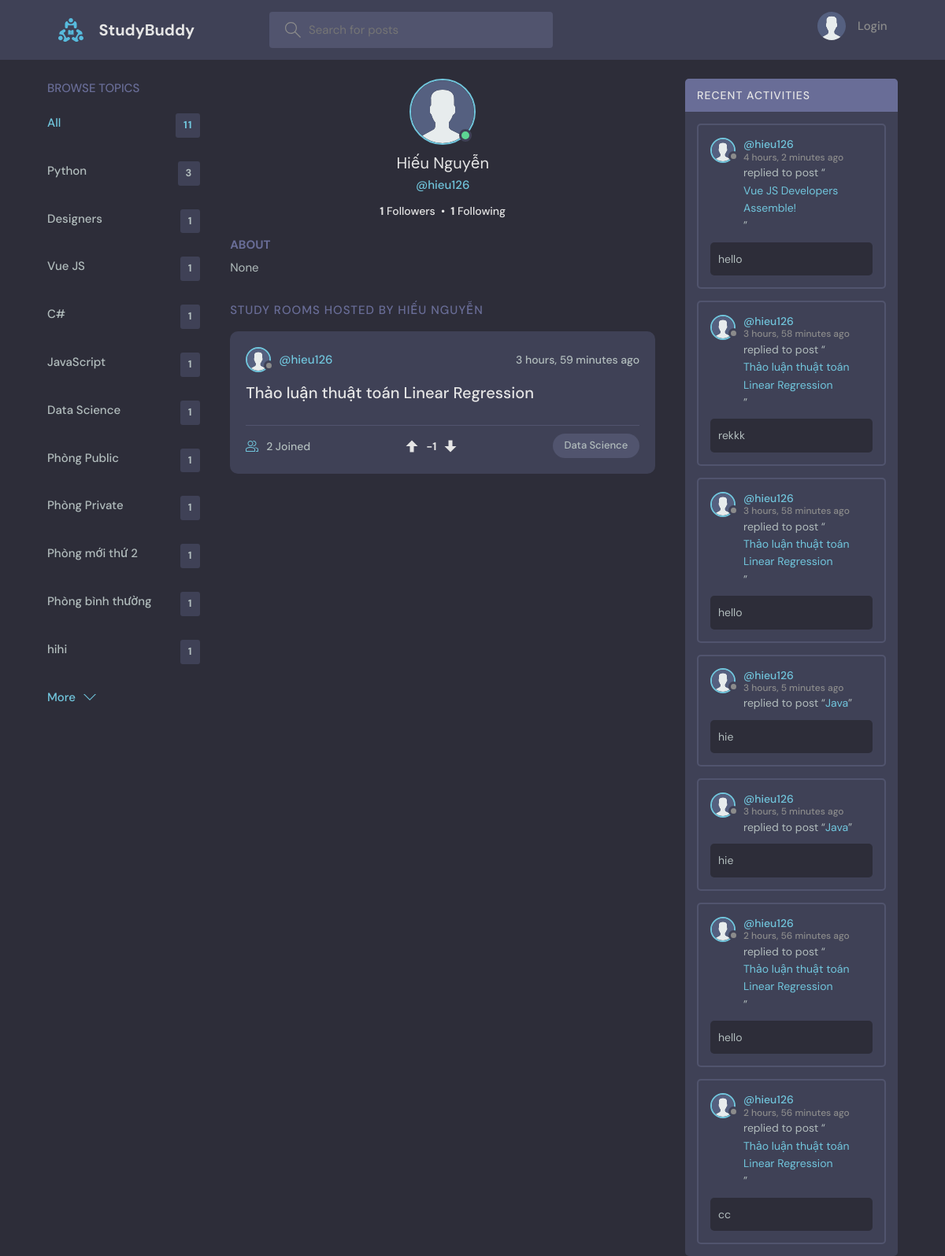
Page /profile/9/ on the committed database.
### base/models.py (models this page shows, shortened)
class Topic(models.Model):
    name = models.CharField(max_length=200)

class User(AbstractUser):
    name = models.CharField(max_length=200, null=True)
    email = models.EmailField(unique=True, null=True)
    bio = models.TextField(null=True)
    avatar = models.ImageField(null=True, default="avatar.svg")
    objects = UserManager()
    USERNAME_FIELD = 'email'
    REQUIRED_FIELDS = []
    @property
    def followers_count(self):
        return self.followers.count()
    @property
    def following_count(self):
        return self.following.count()

class Room(models.Model):
    host = models.ForeignKey(User, on_delete=models.SET_NULL, null=True)
    topic = models.ForeignKey(Topic, on_delete=models.SET_NULL, null=True)
    name = models.CharField(max_length=200)
    description = models.TextField(null=True, blank=True)
    participants = models.ManyToManyField(
        User, related_name='participants', blank=True)
    is_private = models.BooleanField(default=False)
    image = models.ImageField(upload_to='room_images/', null=True, blank=True)
    video = models.FileField(upload_to='room_videos/', null=True, blank=True)
    updated = models.DateTimeField(auto_now=True)
    created = models.DateTimeField(auto_now_add=True)
    class Meta:
        ordering = ['-updated', '-created']
    def __str__(self):
        return self.name
    @property
    def vote_score(self):
        return sum(vote.value for vote in self.votes.all())

class RoomVote(models.Model):
    user = models.ForeignKey(User, on_delete=models.CASCADE)
    room = models.ForeignKey(Room, on_delete=models.CASCADE, related_name='votes')
    value = models.IntegerField()  # 1 for upvote, -1 for downvote
    created = models.DateTimeField(auto_now_add=True)
    class Meta:
        unique_together = ('user', 'room')

class Message(models.Model):
    user = models.ForeignKey(User, on_delete=models.CASCADE)
    room = models.ForeignKey(Room, on_delete=models.CASCADE)
    body = models.TextField(null=True, blank=True)
    parent = models.ForeignKey('self', on_delete=models.CASCADE, null=True, blank=True, related_name='replies')
    image = models.ImageField(upload_to='chat_images/', null=True, blank=True)
    video = models.FileField(upload_to='chat_videos/', null=True, blank=True)
    updated = models.DateTimeField(auto_now=True)
    created = models.DateTimeField(auto_now_add=True)
    class Meta:
        ordering = ['created']  # Changed to ascending for room chat log timeline

### base/views.py (the view)
# urls.py: path('profile/<str:pk>/', views.userProfile, name="user-profile"),
def userProfile(request, pk):
    user = User.objects.get(id=pk)
    if request.user.is_authenticated:
        rooms = user.room_set.filter(
            Q(is_private=False) |
            Q(host=request.user) |
            Q(participants=request.user) |
            Q(roominvitation__recipient=request.user)
        ).distinct()
    else:
        rooms = user.room_set.filter(is_private=False)
    if request.user.is_authenticated:
        room_messages = user.message_set.filter(
            Q(room__is_private=False) |
            Q(room__host=request.user) |
            Q(room__participants=request.user) |
            Q(room__roominvitation__recipient=request.user)
        ).distinct()
    else:
        room_messages = user.message_set.filter(room__is_private=False)
    topics = Topic.objects.all()
    is_following = False
    if request.user.is_authenticated and request.user != user:
        is_following = UserFollow.objects.filter(follower=request.user, followed=user).exists()
    context = {
        'user': user,
        'rooms': rooms,
        'room_messages': room_messages,
        'topics': topics,
        'is_following': is_following
    }
    return render(request, 'base/profile.html', context)

### base/templatetags/custom_tags.py (called while the page is built)
@register.filter
def get_user_vote(obj, user):
    if not user.is_authenticated:
        return 0
    vote = obj.votes.filter(user=user).first()
    return vote.value if vote else 0

### base/templates/base/profile.html (shortened to what this page needs)
{% extends 'main.html' %}
{% block content %}
<main class="profile-page layout layout--3">
  <div class="container">
    {% include 'base/topics_component.html' %}
    <div class="roomList">
      <div class="profile">
        <div class="profile__avatar">
          <div class="avatar avatar--large active">
            <img src="{{user.avatar.url}}" />
          </div>
        </div>
        <div class="profile__info">
          <h3>{{user.name}}</h3>
          <p>@{{user.username}}</p>
          <p style="margin: 8px 0; color: var(--color-light); font-size: 1.4rem;">
            <strong>{{user.followers_count}}</strong> Followers &nbsp;•&nbsp;
            <strong>{{user.following_count}}</strong> Following
          </p>
        </div>
        <div class="profile__about">
          <h3>About</h3>
          <p>
            {{user.bio}}
          </p>
        </div>
      </div>
      <div class="roomList__header">
        <div>
          <h2>Study Rooms Hosted by {{user.name}}
          </h2>
        </div>
      </div>
      {% include 'base/feed_component.html' %}
    </div>
    {% include 'base/activity_component.html' %}
  </div>
</main>
{% endblock content %}

### base/templates/base/topics_component.html
<div class="topics">
    <div class="topics__header">
        <h2>Browse Topics</h2>
    </div>
    <ul class="topics__list">
        <li>
            <a href="{% url 'home' %}" class="active">All <span>{{topics.count}}</span></a>
        </li>
        {% for topic in topics %}
        <li>
            <a href="{% url 'home' %}?q={{topic.name}}">{{topic.name}}<span>{{topic.room_set.all.count}}</span></a>
        </li>
        {% endfor %}
    </ul>
    <a class="btn btn--link" href="{% url 'topics' %}">
        More
        <svg version="1.1" xmlns="http://www.w3.org/2000/svg" width="32" height="32" viewBox="0 0 32 32">
            <title>chevron-down</title>
            <path d="M16 21l-13-13h-3l16 16 16-16h-3l-13 13z"></path>
        </svg>
    </a>
</div>

### base/templates/base/feed_component.html (shortened to what this page needs)
{% load custom_tags %}
{% for room in rooms %}
<div class="roomListRoom">
    <div class="roomListRoom__header">
        <a href="{% url 'user-profile' room.host.id %}" class="roomListRoom__author">
            <div class="avatar avatar--small">
                <img src="{{room.host.avatar.url}}" />
            </div>
            <span>@{{room.host.username}}</span>
        </a>
        <div class="roomListRoom__actions" style="display: flex; align-items: center; gap: 8px;">
            <span>{{room.created|timesince}} ago</span>
        </div>
    </div>
    <div class="roomListRoom__content">
        <a href="{% url 'room' room.id %}">{{room.name}}</a>
    </div>
    <div class="roomListRoom__meta" style="display: flex; justify-content: space-between; align-items: center;">
        <a href="{% url 'room' room.id %}" class="roomListRoom__joined">
            {{room.participants.all.count}} Joined
        </a>
        <div style="display: flex; align-items: center; gap: 8px; font-size: 1.4rem;">
            <a href="{% url 'vote-room' room.id 'up' %}" style="display: flex; align-items: center; color: {% if room|get_user_vote:request.user == 1 %}var(--color-main){% else %}var(--color-light){% endif %};" title="Upvote">
                <svg version="1.1" xmlns="http://www.w3.org/2000/svg" width="20" height="20" viewBox="0 0 32 32" style="fill: currentColor;">
                    <path d="M16 4l-12 12h8v12h8v-12h8z"></path>
                </svg>
            </a>
            <span style="font-weight: bold; color: var(--color-light);">{{ room.vote_score }}</span>
            <a href="{% url 'vote-room' room.id 'down' %}" style="display: flex; align-items: center; color: {% if room|get_user_vote:request.user == -1 %}#e74c3c{% else %}var(--color-light){% endif %};" title="Downvote">
                <svg version="1.1" xmlns="http://www.w3.org/2000/svg" width="20" height="20" viewBox="0 0 32 32" style="fill: currentColor;">
                    <path d="M16 28l12-12h-8v-12h-8v12h-8z"></path>
                </svg>
            </a>
        </div>
        <p class="roomListRoom__topic">{{room.topic.name}}</p>
    </div>
</div>
{% endfor %}

### base/templates/base/activity_component.html (shortened to what this page needs)
<div class="activities">
    <div class="activities__header">
        <h2>Recent Activities</h2>
    </div>
    {% for message in room_messages %}
    <div class="activities__box">
        <div class="activities__boxHeader roomListRoom__header">
            <a href="{% url 'user-profile' message.user.id %}" class="roomListRoom__author">
                <div class="avatar avatar--small">
                    <img src="{{message.user.avatar.url}}" />
                </div>
                <p>
                    @{{message.user.username}}
                    <span>{{message.created|timesince}} ago</span>
                </p>
            </a>
        </div>
        <div class="activities__boxContent">
            <p>replied to post “<a href="{% url 'room' message.room.id %}">{{message.room}}</a>”</p>
            <div class="activities__boxRoomContent">{{message.body}}</div>
        </div>
    </div>
    {% endfor %}
</div>

### rows in the picture
Topic: name "Python", room_set.all.count "3"
Topic: name "Designers", room_set.all.count "1"
Topic: name "Vue JS", room_set.all.count "1"
Topic: name "C#", room_set.all.count "1"
Topic: name "JavaScript", room_set.all.count "1"
Topic: name "Data Science", room_set.all.count "1"
Topic: name "Phòng Public", room_set.all.count "1"
Topic: name "Phòng Private", room_set.all.count "1"
Topic: name "Phòng mới thứ 2", room_set.all.count "1"
Topic: name "Phòng bình thường", room_set.all.count "1"
Topic: name "hihi", room_set.all.count "1"
User: avatar (placeholder picture), name "Hiếu Nguyễn", username "hieu126", followers_count "1", following_count "1", bio "None", name "HIẾU NGUYỄN"
Room: host.avatar (placeholder picture), host.username "hieu126", created "3 hours, 59 minutes", name "Thảo luận thuật toán Linear Regression", participants.all.count "2", vote_score "-1", topic.name "Data Science"
Message: user.avatar (placeholder picture), user.username "hieu126", created "4 hours, 2 minutes", room "Vue JS Developers Assemble!", body "hello"
Message: user.avatar (placeholder picture), user.username "hieu126", created "3 hours, 58 minutes", room "Thảo luận thuật toán Linear Regression", body "rekkk"
Message: user.avatar (placeholder picture), user.username "hieu126", created "3 hours, 58 minutes", room "Thảo luận thuật toán Linear Regression", body "hello"
Message: user.avatar (placeholder picture), user.username "hieu126", created "3 hours, 5 minutes", room "Java", body "hie"
Message: user.avatar (placeholder picture), user.username "hieu126", created "3 hours, 5 minutes", room "Java", body "hie"
Message: user.avatar (placeholder picture), user.username "hieu126", created "2 hours, 56 minutes", room "Thảo luận thuật toán Linear Regression", body "hello"
Message: user.avatar (placeholder picture), user.username "hieu126", created "2 hours, 56 minutes", room "Thảo luận thuật toán Linear Regression", body "cc"

### other values in the picture
{{ topics.count }} "11"
